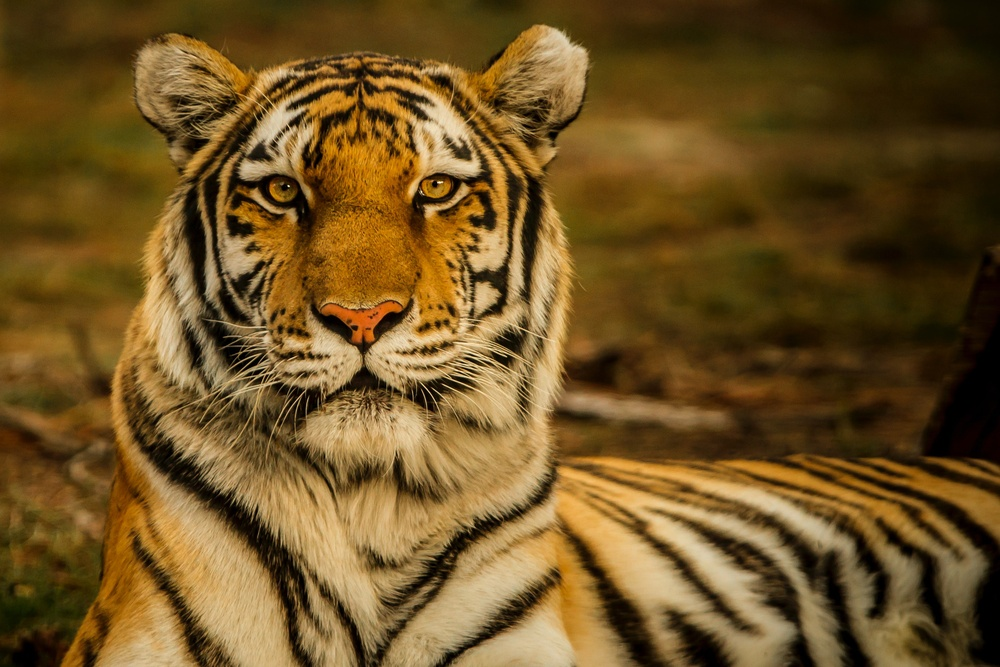
#> input picture input-images/tiger.jpg, 1000 x 667 px, shrunk from 3254 x 2170 before the run
$ python 09imagedraw.py
#> lines starting #> are read from the running program, lines starting #| are printed output that depends on the picture
#Import required modules from Pillow package
from PIL import Image, ImageDraw, ImageFont

# get an image
base = Image.open('input-images/tiger.jpg').convert('RGBA')

# make a blank image for the text, initialized to transparent text color
txt = Image.new('RGBA', base.size, (255,255,255,0))

# get a font
fnt = ImageFont.truetype('fonts/pacifico/Pacifico.ttf', 160)

# get a drawing context
d = ImageDraw.Draw(txt)

# draw text, half opacity
d.text((14,14), "Save", font=fnt, fill=(255,255,255,128))

# draw text, full opacity
d.text((14,120), "Tigers", font=fnt, fill=(255,255,255,255))
out = Image.alpha_composite(base, txt)
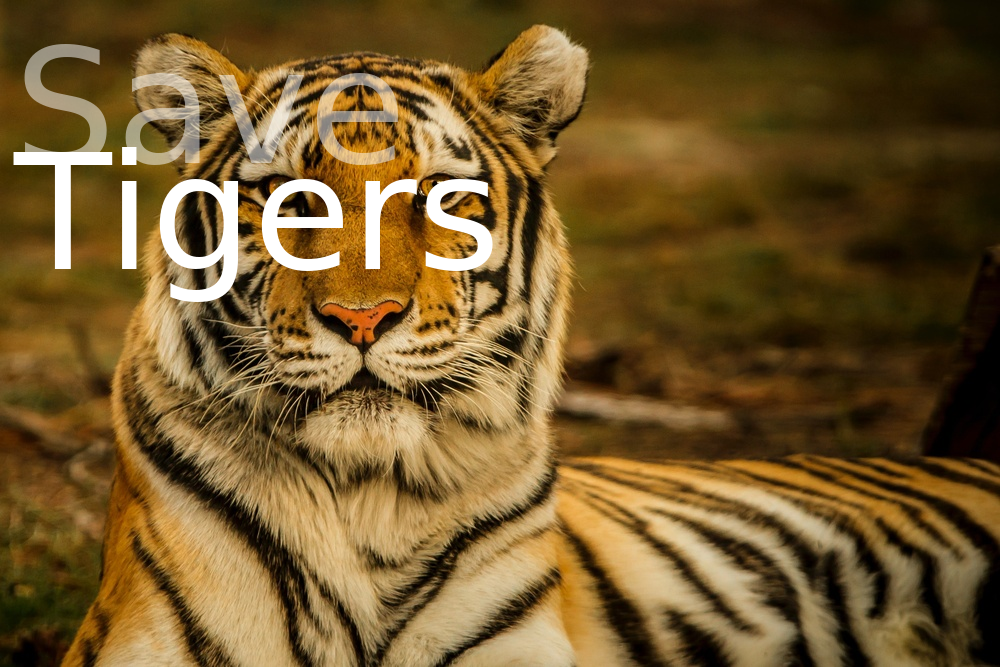
#> out: PIL image 1000x667 RGBA; mean R, G, B, A 114.9, 88.1, 43.9, 255

#Show image
out.show()

$ run again, with input-images/cat.jpg copied over input-images/tiger.jpg
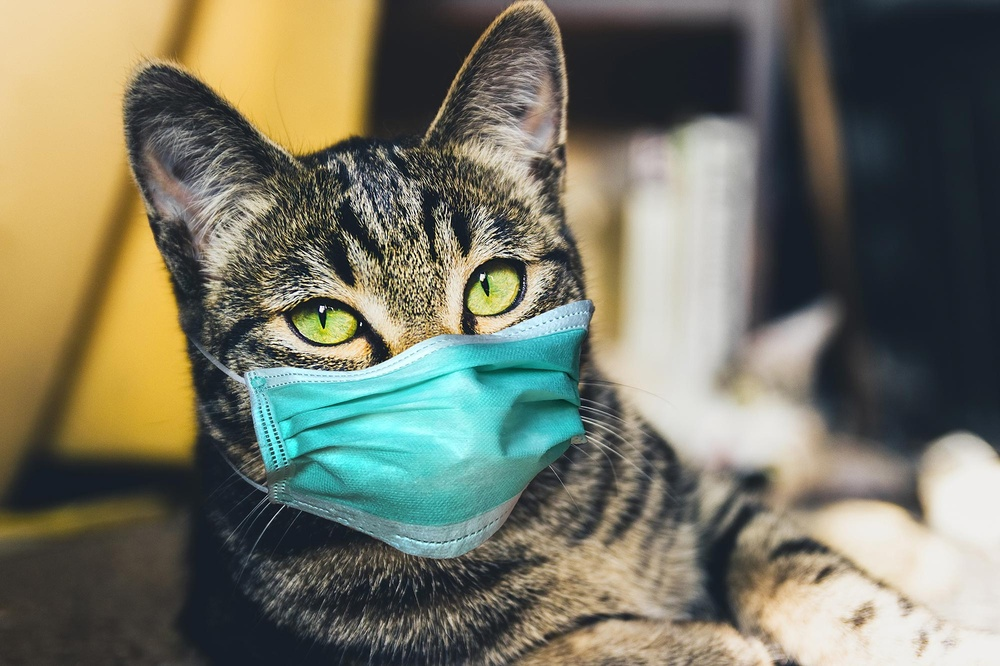
#> input picture input-images/cat.jpg, 1000 x 666 px, shrunk from 2000 x 1333 before the run
#> `out = Image.alpha_composite(base, txt)`:
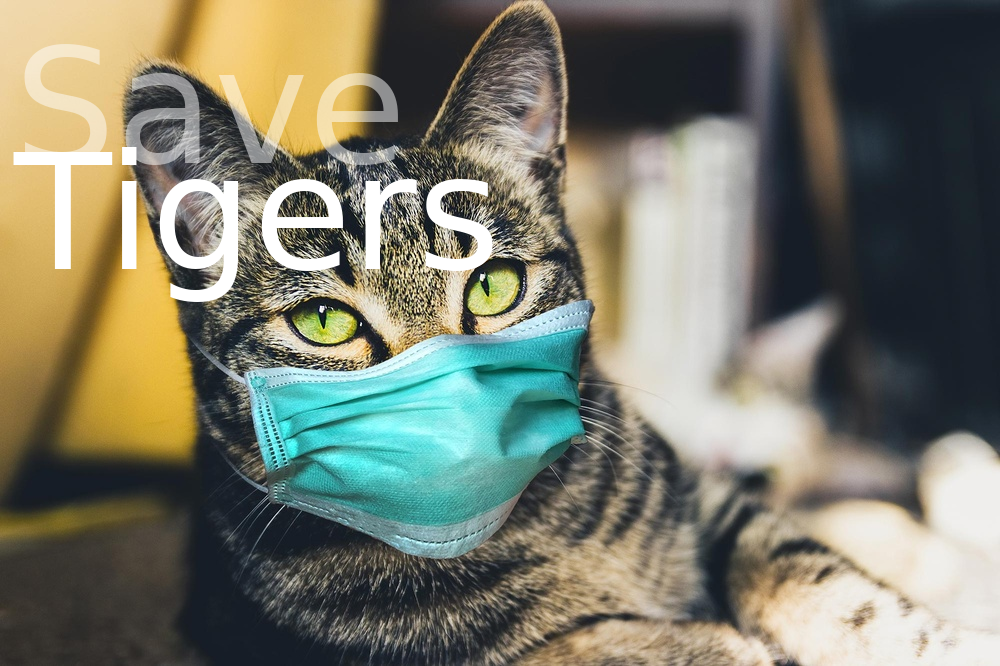
#> out: PIL image 1000x666 RGBA; mean R, G, B, A 121.2, 121.7, 106.1, 255

$ run again, with input-images/clownfish.jpg copied over input-images/tiger.jpg
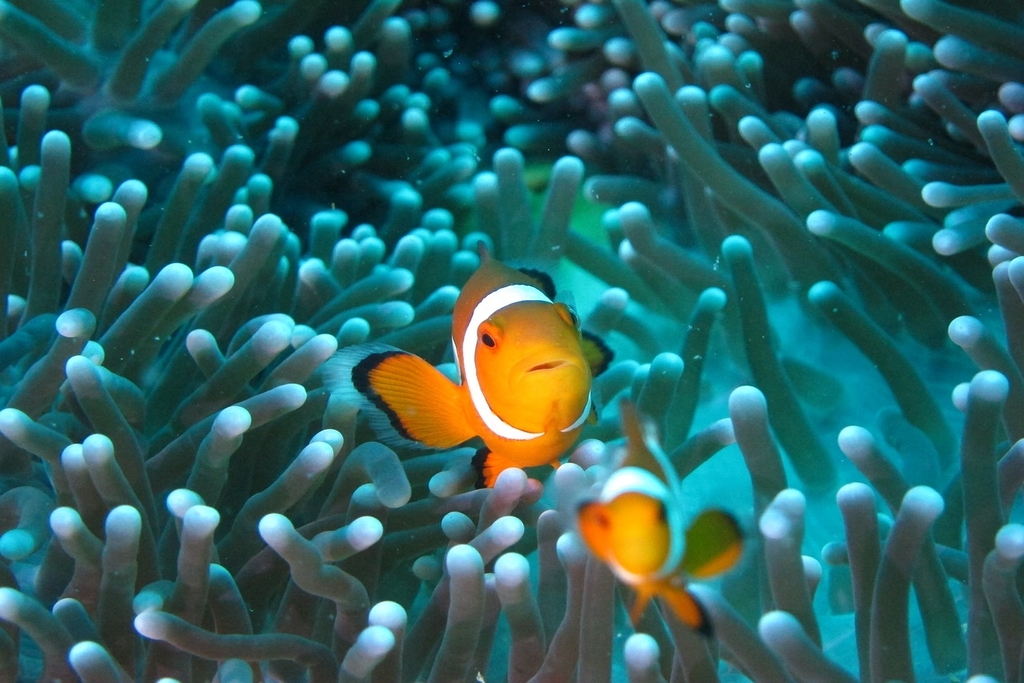
#> input picture input-images/clownfish.jpg, 1024 x 683 px
#> `out = Image.alpha_composite(base, txt)`:
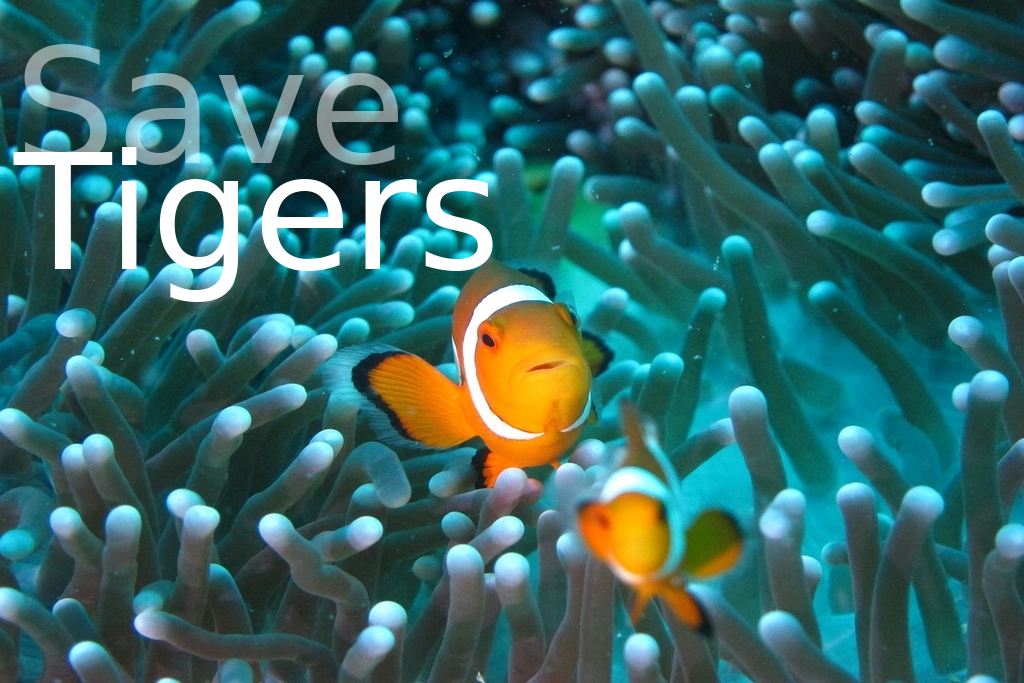
#> out: PIL image 1024x683 RGBA; mean R, G, B, A 52.5, 102.9, 102.1, 255

$ run again, with input-images/cutedog.jpg copied over input-images/tiger.jpg
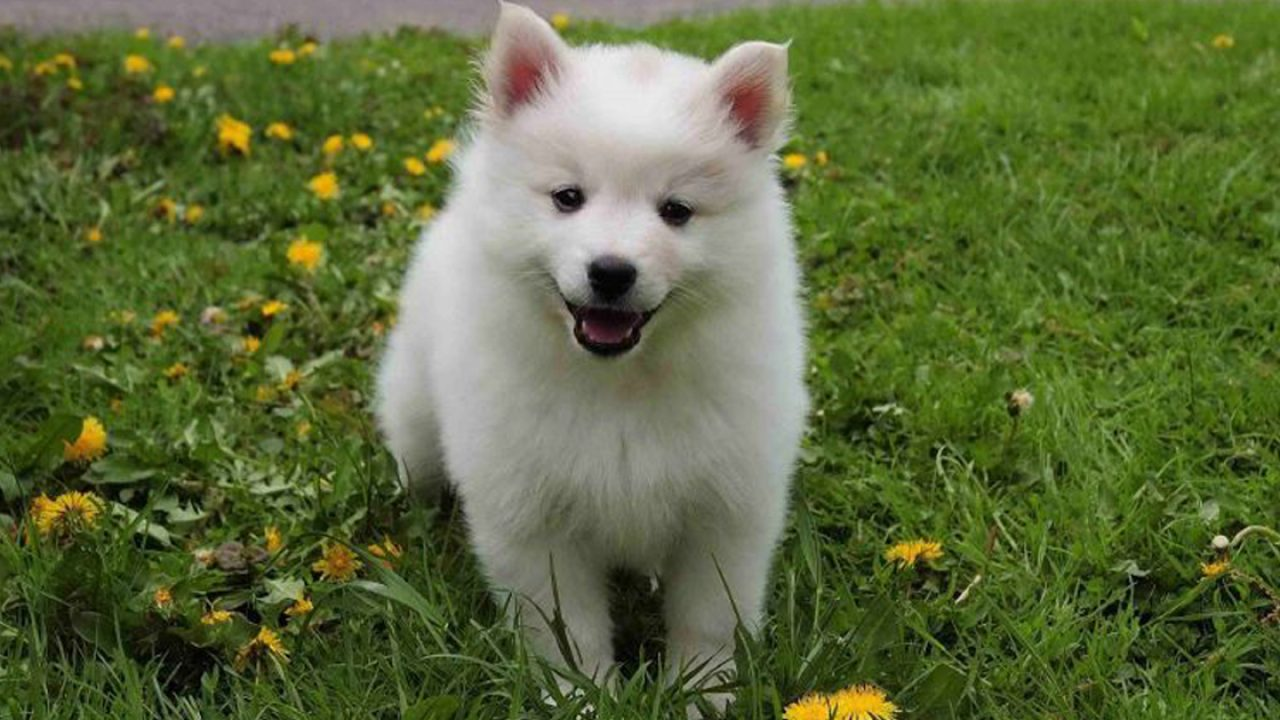
#> input picture input-images/cutedog.jpg, 1280 x 720 px
#> `out = Image.alpha_composite(base, txt)`:
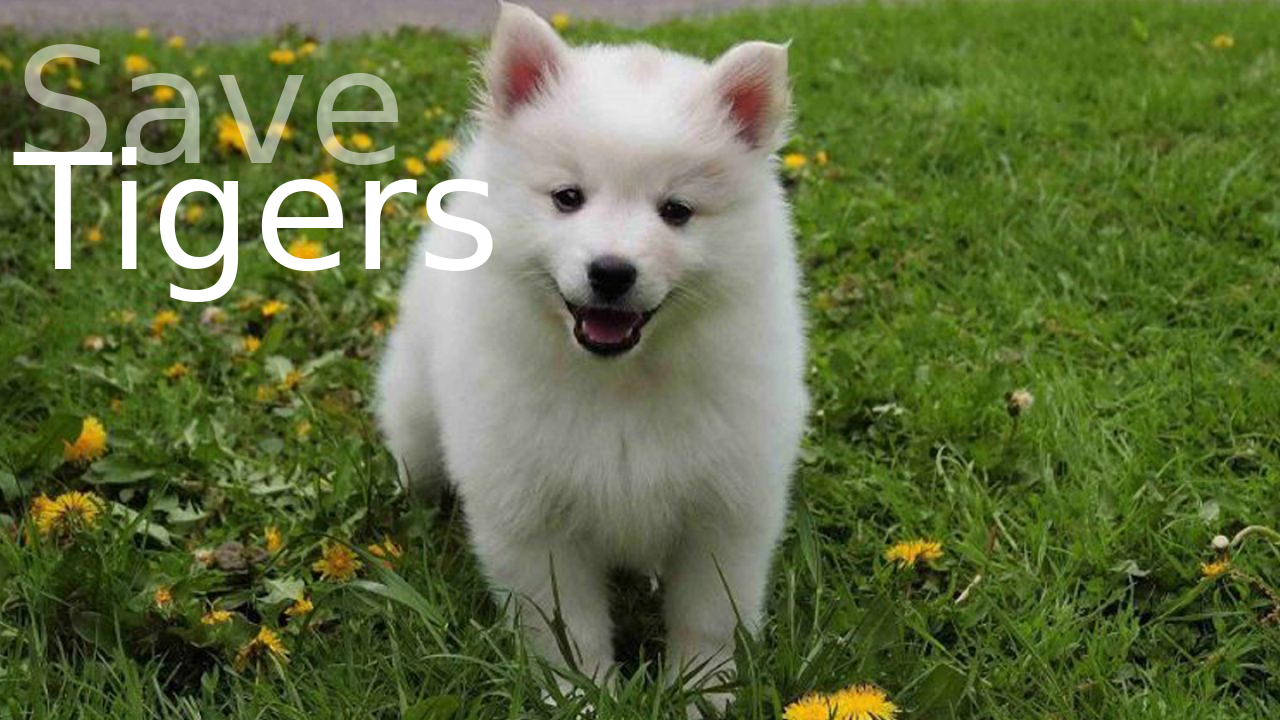
#> out: PIL image 1280x720 RGBA; mean R, G, B, A 95.6, 109.2, 63.3, 255
